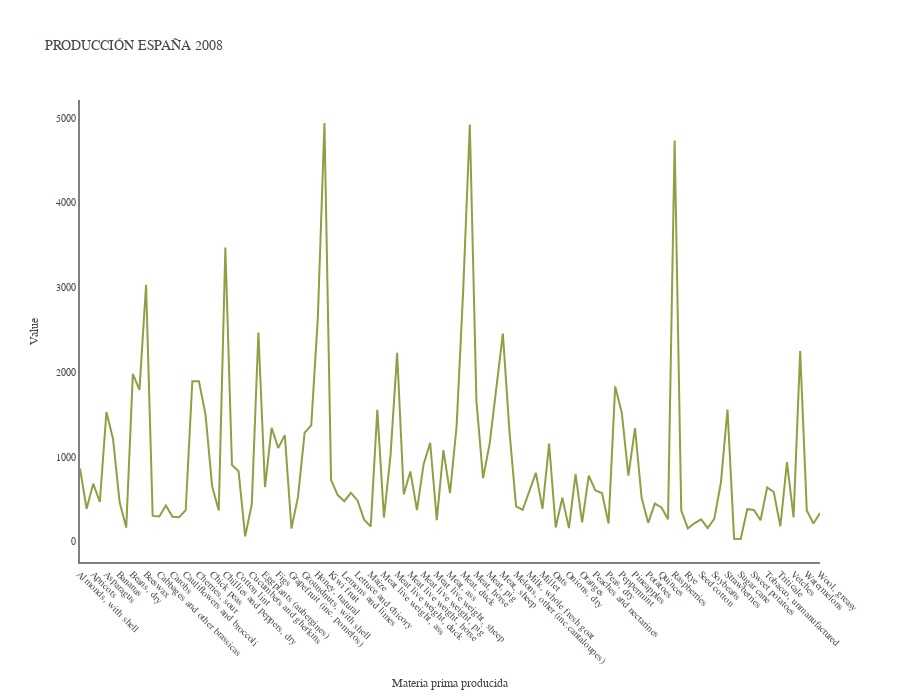

Source (notebook cell):
### Code cell
fig = go.Figure(data=go.Scatter(x=year_price_2008["Item"],
                                y=year_price_2008["Value"],
                                mode='lines',line_color="#909F43",fillcolor='white',
))
fig.update_xaxes(showline=True, linewidth=2, linecolor='grey',tickangle = 45  )
fig.update_yaxes(showline=True, linewidth=2, linecolor='grey')
fig . update_layout ( 
    title = "PRODUCCIÓN ESPAÑA 2008" , 
    xaxis_title = "Materia prima producida" , 
    yaxis_title = "Value" , 
    legend_title = None ,
    height= 700,
    plot_bgcolor="white", 
    font = dict ( 
        family = "Courier New, monospace" , 
        size = 10 , 
        color = "#424949" 
    ) 
)

fig.show()

### Figure 1 — Plotly figure (JSON) as saved in the notebook; plotly's stock layout.template omitted (floating-point values rounded to 4 significant figures)
{"data": [{"fillcolor": "white", "line": {"color": "#909F43"}, "mode": "lines", "type": "scatter", "x": ["Almonds, with shell", "Apples", "Apricots", "Artichokes", "Asparagus", "Avocados", "Bananas", "Barley", "Beans, dry", "Beans, green", "Beeswax", "Broad beans, horse beans, dry", "Cabbages and other brassicas", "Canary seed", "Carobs", "Carrots and turnips", "Cauliflowers and broccoli", "Cherries", "Cherries, sour", "Chestnut", "Chick peas", "Chicory roots", "Chillies and peppers, dry", "Chillies and peppers, green", "Cotton lint", "Cottonseed", "Cucumbers and gherkins", "Dates", "Eggplants (aubergines)", "Eggs, hen, in shell", "Figs", "Garlic", "Grapefruit (inc. pomelos)", "Grapes", "Groundnuts, with shell", "Hazelnuts, with shell", "Honey, natural", "Hops", "Kiwi fruit", "Leeks, other alliaceous vegetables", "Lemons and limes", "Lentils", "Lettuce and chicory", "Lupins", "Maize", "Mangoes, mangosteens, guavas", "Meat live weight, ass", "Meat live weight, chicken", "Meat live weight, duck", "Meat live weight, goat", "Meat live weight, horse", "Meat live weight, mule", "Meat live weight, pig", "Meat live weight, rabbit", "Meat live weight, sheep", "Meat live weight, turkey", "Meat, ass", "Meat, chicken", "Meat, duck", "Meat, goat", "Meat, horse", "Meat, mule", "Meat, pig", "Meat, rabbit", "Meat, sheep", "Meat, turkey", "Melons, other (inc.cantaloupes)", "Milk, whole fresh cow", "Milk, whole fresh goat", "Milk, whole fresh sheep", "Millet", "Mushrooms and truffles", "Oats", "Olives", "Onions, dry", "Onions, shallots, green", "Oranges", "Papayas", "Peaches and nectarines", "Pears", "Peas, dry", "Peas, green", "Peppermint", "Persimmons", "Pineapples", "Plums and sloes", "Potatoes", "Pumpkins, squash and gourds", "Quinces", "Rapeseed", "Raspberries", "Rice, paddy", "Rye", "Safflower seed", "Seed cotton", "Sorghum", "Soybeans", "Spinach", "Strawberries", "Sugar beet", "Sugar cane", "Sunflower seed", "Sweet potatoes", "Tangerines, mandarins, clementines, satsumas", "Tobacco, unmanufactured", "Tomatoes", "Triticale", "Vegetables, leguminous nes", "Vetches", "Walnuts, with shell", "Watermelons", "Wheat", "Wool, greasy"], "y": [866.2, 391.9, 687.8, 471.3, 1533, 1215.0, 468.4, 169.7, 1983.0, 1794.0, 3034.0, 306.9, 299.7, 430.3, 297.4, 291.8, 375, 1896.0, 1896.0, 1501.0, 657.3, 372.5, 3473.0, 906.9, 835.3, 66.8, 444.1, 2470.0, 648.2, 1347.0, 1109.0, 1260.0, 158.9, 534.8, 1289.0, 1376.0, 2648.0, 4940, 730.7, 553.4, 480.9, 579, 490, 263.9, 182, 1558.0, 288.4, 1024.0, 2230.0, 560.7, 831.3, 376.1, 914, 1170, 256.8, 1084.0, 576.8, 1365.0, 2974.0, 4922.0, 1662.0, 752.1, 1157, 1773.0, 2459.0, 1306.0, 420.6, 379.4, 591.7, 814.8, 389.6, 1161.0, 171.1, 522.2, 163.6, 801.2, 231.5, 783.1, 607, 577.3, 217.6, 1835.0, 1525, 783.7, 1344.0, 520.1, 225.9, 453, 407.4, 268.9, 4735.0, 370.2, 160.3, 220, 267.3, 165.2, 273, 698.2, 1562.0, 37.1, 36.3, 387.1, 377.1, 256.3, 642.9, 588.9, 184.8, 940.9, 289.4, 2253, 370.8, 218.9, 340.5]}], "layout": {"font": {"color": "#424949", "family": "Courier New, monospace", "size": 10}, "height": 700, "legend": {"title": {}}, "plot_bgcolor": "white", "title": {"text": "PRODUCCIÓN ESPAÑA 2008"}, "xaxis": {"linecolor": "grey", "linewidth": 2, "showline": true, "tickangle": 45, "title": {"text": "Materia prima producida"}}, "yaxis": {"linecolor": "grey", "linewidth": 2, "showline": true, "title": {"text": "Value"}}}}
